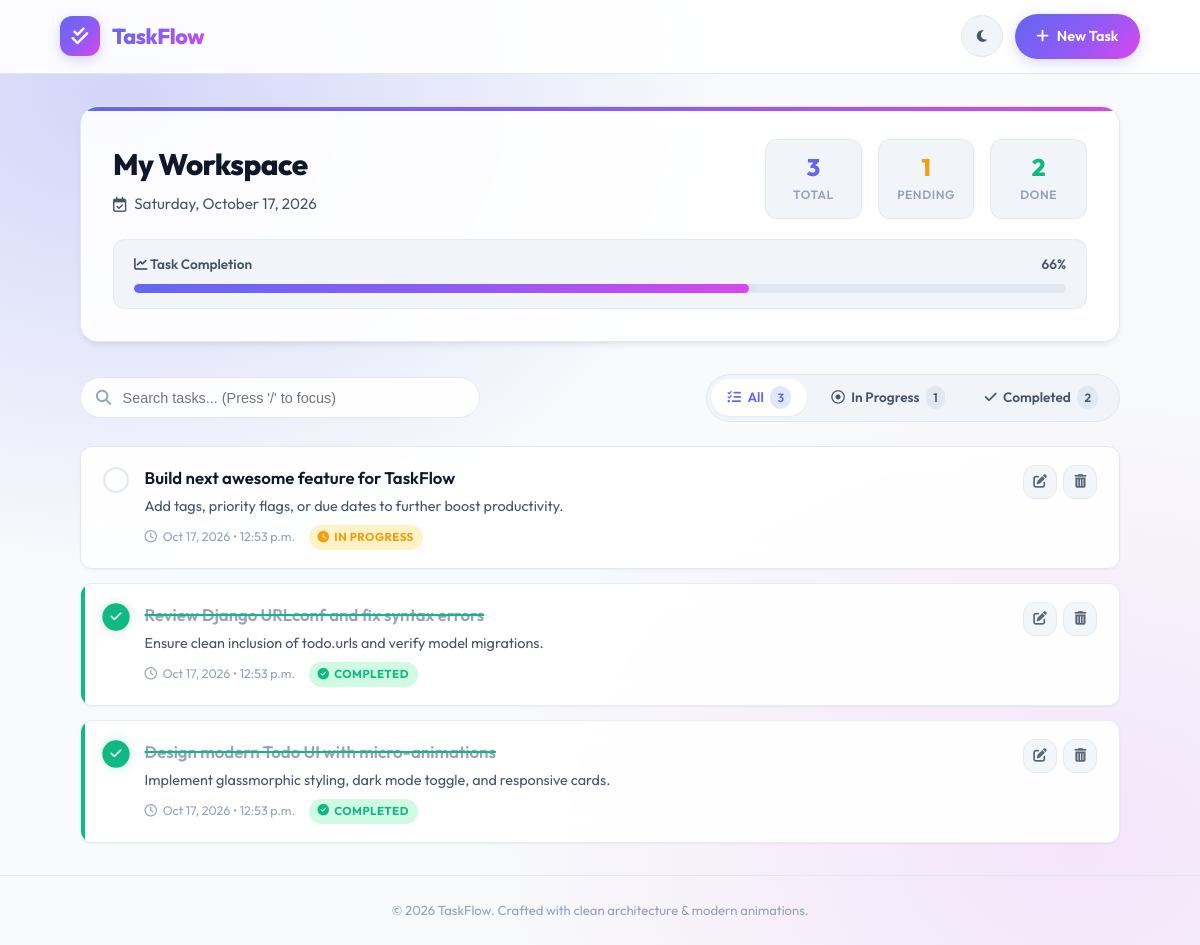
The page / on the database its author committed.
### todo/models.py (models this page shows, shortened)
class TaskModel(models.Model):
    title = models.CharField(max_length=200)
    description = models.TextField(blank=True, default='')
    complated = models.BooleanField(default=False)
    created_at = models.DateTimeField(auto_now_add=True)
    updated_at = models.DateTimeField(auto_now=True)
    class Meta:
        ordering = ['-created_at']
    @property
    def completed(self):
        return self.complated

### todo/views.py (the view)
# urls.py: path('', views.task_list, name='task_list'),
def task_list(request):
    filter_type = request.GET.get('filter', 'all')
    search_query = request.GET.get('q', '').strip()
    tasks = TaskModel.objects.all()
    if search_query:
        tasks = tasks.filter(
            Q(title__icontains=search_query) | Q(description__icontains=search_query)
        )
    if filter_type == 'completed':
        tasks = tasks.filter(complated=True)
    elif filter_type == 'pending':
        tasks = tasks.filter(complated=False)
    all_tasks = TaskModel.objects.all()
    total_count = all_tasks.count()
    completed_count = all_tasks.filter(complated=True).count()
    pending_count = all_tasks.filter(complated=False).count()
    completion_percentage = int((completed_count / total_count * 100)) if total_count > 0 else 0
    context = {
        'tasks': tasks,
        'filter_type': filter_type,
        'search_query': search_query,
        'total_count': total_count,
        'completed_count': completed_count,
        'pending_count': pending_count,
        'completion_percentage': completion_percentage,
    }
    return render(request, 'todo/task_list.html', context)

### todo/templates/todo/task_list.html (shortened to what this page needs)
{% extends 'todo/base.html' %}
{% block content %}
<section class="hero-card">
  <div class="hero-content">
    <div class="hero-title-section">
      <h1>My Workspace</h1>
      <p class="hero-subtitle">
        <i class="fa-regular fa-calendar-check"></i>
        <span>{% now "l, F j, Y" %}</span>
      </p>
    </div>
    <div class="stats-grid">
      <div class="stat-pill stat-total">
        <span class="stat-num" id="statTotal">{{ total_count }}</span>
        <span class="stat-label">Total</span>
      </div>
      <div class="stat-pill stat-pending">
        <span class="stat-num" id="statPending">{{ pending_count }}</span>
        <span class="stat-label">Pending</span>
      </div>
      <div class="stat-pill stat-completed">
        <span class="stat-num" id="statCompleted">{{ completed_count }}</span>
        <span class="stat-label">Done</span>
      </div>
    </div>
  </div>
  <div class="progress-card">
    <div class="progress-header">
      <span><i class="fa-solid fa-chart-line"></i> Task Completion</span>
      <span id="progressPercent">{{ completion_percentage }}%</span>
    </div>
    <div class="progress-track" role="progressbar" aria-valuenow="{{ completion_percentage }}" aria-valuemin="0" aria-valuemax="100">
      <div class="progress-fill" id="progressFill" style="width: {{ completion_percentage }}%;"></div>
    </div>
  </div>
</section>
<section class="toolbar-container">
  <div class="search-box">
    <form method="GET" action="{% url 'todo:task_list' %}" id="searchForm">
      <input
        type="text"
        name="q"
        value="{{ search_query }}"
        class="search-input"
        id="liveSearchInput"
        placeholder="Search tasks... (Press '/' to focus)"
        autocomplete="off"
      >
    </form>
  </div>
  <nav class="filter-pills" aria-label="Task Status Filters">
    <a href="{% url 'todo:task_list' %}{% if search_query %}?q={{ search_query }}{% endif %}" class="filter-pill {% if filter_type == 'all' or not filter_type %}active{% endif %}">
      <i class="fa-solid fa-list-check"></i> All
      <span class="pill-count">{{ total_count }}</span>
    </a>
    <a href="{% url 'todo:task_list' %}?filter=pending{% if search_query %}&q={{ search_query }}{% endif %}" class="filter-pill {% if filter_type == 'pending' %}active{% endif %}">
      <i class="fa-regular fa-circle-dot"></i> In Progress
      <span class="pill-count">{{ pending_count }}</span>
    </a>
    <a href="{% url 'todo:task_list' %}?filter=completed{% if search_query %}&q={{ search_query }}{% endif %}" class="filter-pill {% if filter_type == 'completed' %}active{% endif %}">
      <i class="fa-solid fa-check"></i> Completed
      <span class="pill-count">{{ completed_count }}</span>
    </a>
  </nav>
</section>
<section class="task-list-grid" id="tasksList">
  {% for task in tasks %}
  <article class="task-card {% if task.complated %}is-completed{% endif %}" id="task-{{ task.id }}">
    <form action="{% url 'todo:task_toggle' task.id %}" method="POST" class="js-toggle-form">
      <button type="submit" class="toggle-btn" aria-label="Toggle task status" title="Click to toggle status">
        <div class="custom-checkbox">
          <i class="{% if task.complated %}fa-solid fa-check{% endif %}"></i>
        </div>
      </button>
    </form>
    <div class="task-body">
      <h3 class="task-title">{{ task.title }}</h3>
      {% if task.description %}
      <p class="task-description">{{ task.description }}</p>
      {% endif %}
      <div class="task-meta">
        <span class="meta-item">
          <i class="fa-regular fa-clock"></i>
          {{ task.created_at|date:"M j, Y • g:i a" }}
        </span>
        {% if task.complated %}
        <span class="status-badge completed">
          <i class="fa-solid fa-circle-check"></i> Completed
        </span>
        {% else %}
        <span class="status-badge pending">
          <i class="fa-solid fa-clock"></i> In Progress
        </span>
        {% endif %}
      </div>
    </div>
    <div class="task-actions">
      <a href="{% url 'todo:task_edit' task.id %}" class="btn-action-icon edit" title="Edit task" aria-label="Edit task {{ task.title }}">
        <i class="fa-solid fa-pen-to-square"></i>
      </a>
      <a href="{% url 'todo:task_delete' task.id %}" class="btn-action-icon delete" title="Delete task" aria-label="Delete task {{ task.title }}">
        <i class="fa-solid fa-trash-can"></i>
      </a>
    </div>
  </article>
  {% endfor %}
</section>
{% endblock %}

### todo/templates/todo/base.html (shortened to what this page needs)
{% load static %}
<!DOCTYPE html>
<html lang="en" data-theme="light">
<head>
  <link rel="stylesheet" href="https://cdnjs.cloudflare.com/ajax/libs/font-awesome/6.5.1/css/all.min.css" />
  <link rel="stylesheet" href="{% static 'css/style.css' %}">
</head>
<body>
  <header class="navbar-custom">
    <div class="nav-container">
      <a href="{% url 'todo:task_list' %}" class="brand-logo" id="brandLogo">
        <div class="brand-icon-box">
          <i class="fa-solid fa-check-double"></i>
        </div>
        <span class="brand-name">TaskFlow</span>
      </a>
      <div class="nav-actions">
        <button type="button" class="btn-theme-toggle" id="themeToggleBtn" aria-label="Toggle dark/light theme">
          <i class="fa-solid fa-moon" id="themeIcon"></i>
        </button>
        <a href="{% url 'todo:task_create' %}" class="btn-primary-gradient" id="btnNewTask">
          <i class="fa-solid fa-plus"></i>
          <span>New Task</span>
        </a>
      </div>
    </div>
  </header>
  <main class="main-wrapper">
    {% block content %}
    {% endblock %}
  </main>
  <footer class="app-footer">
    <p>&copy; {% now "Y" %} TaskFlow. Crafted with clean architecture & modern animations.</p>
  </footer>
</body>
</html>

### rows shown on the page
TaskModel: title "Build next awesome feature for TaskFlow", description "Add tags, priority flags, or due dates to further boost productivity.", created_at "Oct 17, 2026 • 12:53 p.m.", complated False (drawn)
TaskModel: complated True (drawn), title "Review Django URLconf and fix syntax errors", description "Ensure clean inclusion of todo.urls and verify model migrations.", created_at "Oct 17, 2026 • 12:53 p.m."
TaskModel: complated True (drawn), title "Design modern Todo UI with micro-animations", description "Implement glassmorphic styling, dark mode toggle, and responsive cards.", created_at "Oct 17, 2026 • 12:53 p.m."

### other values the page prints
{{ total_count }} "3"
{{ pending_count }} "1"
{{ completed_count }} "2"
{{ completion_percentage }} "66"
